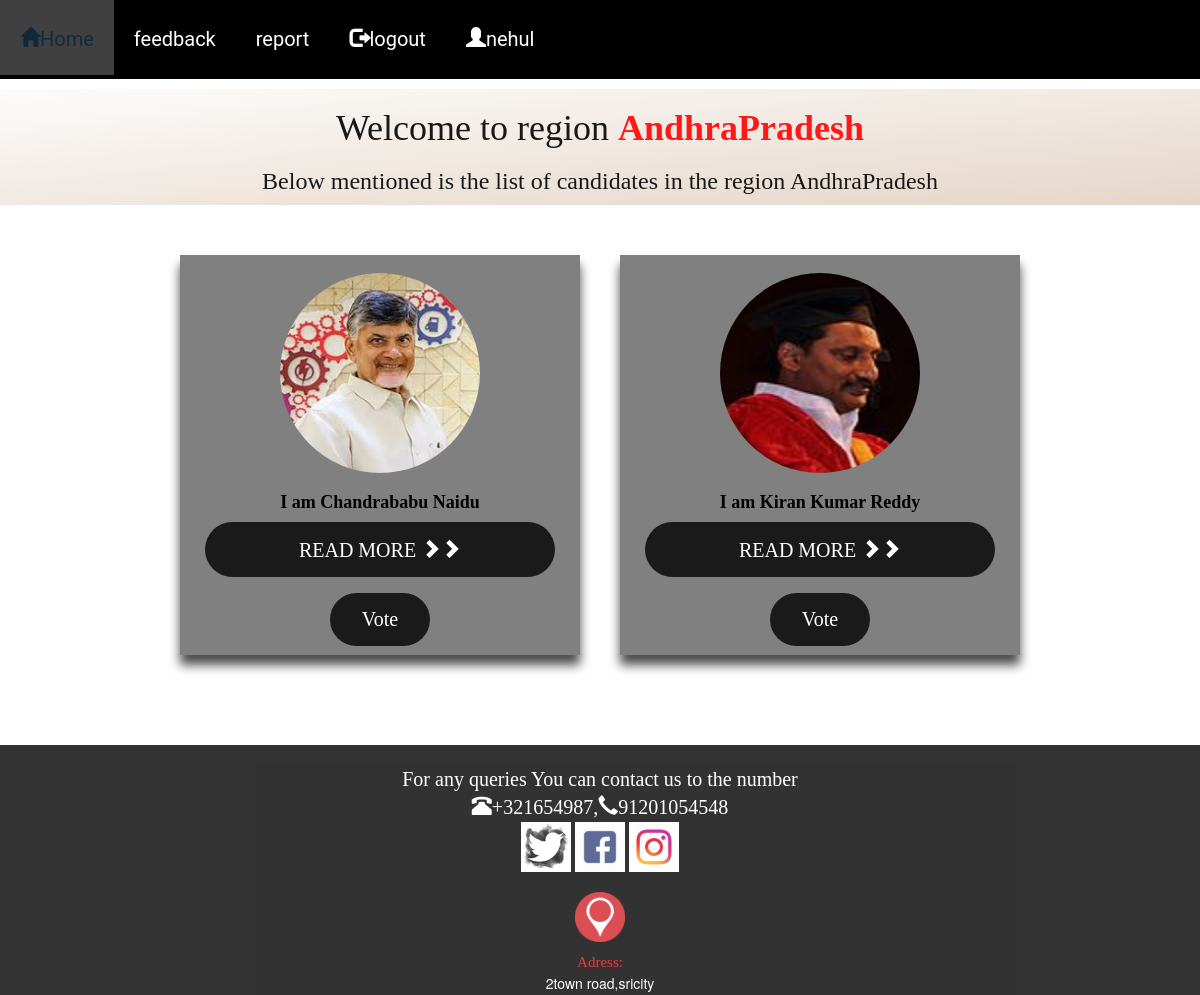
Page /evoting/election/3 (signed in) on the committed database.
### evoting/models.py (models this page shows)
class Voters_Profile(models.Model):
    user = models.OneToOneField(User, on_delete=models.CASCADE)
    fullname = models.CharField(max_length=20, blank=True)
    voterId = models.CharField(blank=True, primary_key=True, max_length=10)
    voter_dob = models.DateField(null=False)
    region = models.CharField(choices=region_options, null=False, max_length=10)
    def __str__(self):
        return self.user.username

### organiser_app/models.py (models this page shows, shortened)
class Candidate(models.Model):
    candidate_id=models.AutoField(primary_key=True)
    candidate_name=models.CharField(max_length=50,null=False)
    candidate_fname=models.CharField(max_length=50,null=False)
    candidate_party=models.CharField(choices=party_options,null=False,max_length=10,default="Bhartiya Janta Party")
    candidate_region=models.CharField(choices=region_options,null=False,max_length=10,default="AndhraPradesh")
    candidate_gender=models.CharField(choices=Gender_options,null=False,max_length=1,default="Male")
    candidate_email=models.EmailField(unique=True,null=False)
    candidate_dob=models.DateField(null=False)
    candidate_aadhar=models.BigIntegerField(unique=True,null=False)
    profile_pic=models.ImageField(upload_to='profile_pics',blank=True)
    def __str__(self):
        return str(self.candidate_id) +"."+" "+ self.candidate_name

### evoting/views.py (the view)
# urls.py: path('election/<int:pk>', user_views.election, name='trail.election'),
def election(request,pk):
    print(Voters_Profile.objects.values_list('user'))
    user = Voters_Profile.objects.get(user = request.user)
    region = user.region
    candidates = Candidate_election.objects.filter(election = pk)
    candidates = {candidate.candidate for candidate in candidates}
    candidates = {candidate for candidate in candidates if candidate.candidate_region in region}
    print(candidates)
    candidates_new = []
    region_options = {
        '0': 'AndhraPradesh',
        '1': 'Bihar',
        '2': 'karnataka',
        '3': 'Tamilnadu',
        '4': 'Kerela',
        '5': 'UttarPradesh',
        '6': 'WestBengal',
        '7': 'MadhyaPradesh',
        '8': 'Haryana',
        '9': 'Assam'
    }
    elec = Election.objects.get(pk = pk)
    status = elec.status
    print(status)
    region = region_options[region]
    doe= elec.date_of_end
    print(doe)
    print('Hello')
    for candidate in candidates:
        candidates_new.append([candidate.candidate_name, candidate.candidate_id, candidate.profile_pic])
    context = {'region': region, 'candidates_new': candidates_new,'user':user, 'status':status,'eid':pk,'doe':doe}
    return render(request, "trail/index6.html", context=context)

### templates/trail/index6.html (shortened to what this page needs)
{% load static%}
<html>
<head>
   <link rel="stylesheet" type="text/css" href="{% static "trail/base.css" %}"/>
    <link rel="stylesheet" type="text/css" href="{% static "trail/styles.css" %}"/>
     <link rel="stylesheet" href="https://maxcdn.bootstrapcdn.com/bootstrap/3.3.7/css/bootstrap.min.css">
    <link rel="stylesheet" href="https://cdnjs.cloudflare.com/ajax/libs/animate.css/3.7.0/animate.min.css">
</head>
<body>
<ul>
    <li><a href="{% url 'evoting-home' %}" style="text-decoration: none;"><span class="glyphicon glyphicon-home"></span>Home</a></li>
    <li><a href="{% url 'charts:feedback' %}" style="text-decoration: none;">feedback</a></li>
        <li><a href="{% url 'charts:report' %}" style="text-decoration: none;">report</a></li>
    <li><a href="{% url 'evoting-logout' %}" style="text-decoration: none;"><span class="glyphicon glyphicon-log-out"></span>logout</a></li>
    <li><a href=" " style="text-decoration: none;"><span class="glyphicon glyphicon-user"></span>{{user}}</a></li>
    </ul>
  <div class="background">
    <center>
        <div class="container">
        <h1 style=" font-family: 'Britannic Bold'">Welcome to region <b style="color: red;">{{ region }}</b></h1>
        <h3 style="font-family: 'Britannic Bold'">Below mentioned is the list of candidates in the region {{ region }}</h3>
        </div>
</center>
    </div>
    <br>
<center>
<div class="clipped">
    <table>
    <tr>
              {% for i in candidates_new %}
                  <td style="padding: 20px;">
                   <div class="card">
                    <br><div><img style="width:200px;height:200px;border-radius:50%" src="{{ i.2.url }}" alt = "hello!!" ></div>
                    <h4> <b style="color:black">I am {{ i.0 }}</b></h4>
                       <div>
                           <form action="{% url 'candidate_details' i.1 %}" method="POST">
                    <button class="button1" style="width:350px;">READ MORE  <span class="glyphicon glyphicon-chevron-right"></span><span class="glyphicon glyphicon-chevron-right"></span></button>
                       </form>
                    {% if status == '1' %}
                           <a class="button1" href="" data-toggle="modal" data-target="#exampleModalCenter" onclick="stop_scrolling()">
                               Vote
                           </a>
                     {% endif %}
                           </div>
                       </div>
                  </td>
                {% endfor %}
    </tr>
    </table>
</div>
</center>
<br>
       <br>
<div class="contact">
           <center>
               <br><div style="color:white;font-size:20px;font-family: 'Britannic Bold'">For any queries You can contact us to the number<br><span class="glyphicon glyphicon-phone-alt"></span>+321654987,<span class="glyphicon glyphicon-earphone"></span>91201054548</div>
           </center>
           <center><a href="#"><img src="{% static "trail/twitter-logo-sketch.jpg" %}" style="height:50px;width:50px"></a>
           <a href="#"> <img src="{% static "trail/fb.jpg" %}" style="height:50px;width:50px"></a>
           <a href="#"><img src="{% static "trail/insta.jpg" %}" style="height:50px;width:50px"></a>
           <br><br><p><a href="#"><img src="{% static "trail/loca.png" %}" style="height:50px;width:50px"></a>
           <div style="font-family: 'Britannic Bold';font-size:15px;color:red">Adress:</div><span style="color:white">2town road,sricity</span></p>
           </center>
       </div>
</body>
</html>

### static/trail/base.css (style rules this page uses)
ul { list-style-type: none; margin: 0; padding: 0; overflow: hidden; background-color: black; }
li { float: left; }
li a { display: block; color: white; text-align: center; padding: 25px 20px; font-size: 20px; font-family: "Roboto", "Lucida Grande", Verdana, Arial, sans-serif; }
.background { background-image: linear-gradient(to bottom right,#fdfcfb ,#e2d1c3); opacity: 0.9; background-size :cover; background-repeat: no-repeat; }
h1 { color:red; font-weight: 100; font-size: 40px; margin: 40px 0px 20px; }
.container { position: relative; text-align: center; color:black; }
tr,td { padding:10px; }
.button1 { background-color: #1a1a1a; border: none; color: white; padding: 15px 32px; text-align: center; text-decoration: none; display: inline-block; font-size: 20px; border-radius:50px; }
.contact { background-color: black; width:100%; height:250px; opacity:0.8; }
.card { box-shadow: 0 10px 10px 0 rgba(0, 0, 0, 0.7); background-color: gray; width: 400px; height:400px; margin: auto; text-align: center; font-family: "Britannic Bold"; }
.clipped { width: 100%; padding: 10px; overflow-x: scroll; }

### static/trail/styles.css (style rules this page uses)
body { background-repeat: no-repeat; background-attachment: fixed; background-size: 1400px 650px; z-index: -2; }

### rows in the picture
Voters_Profile: user.username "nehul"
Candidate: candidate_name "Chandrababu Naidu"
Candidate: candidate_name "Kiran Kumar Reddy"

### other values in the picture
{{ region }} "AndhraPradesh"
